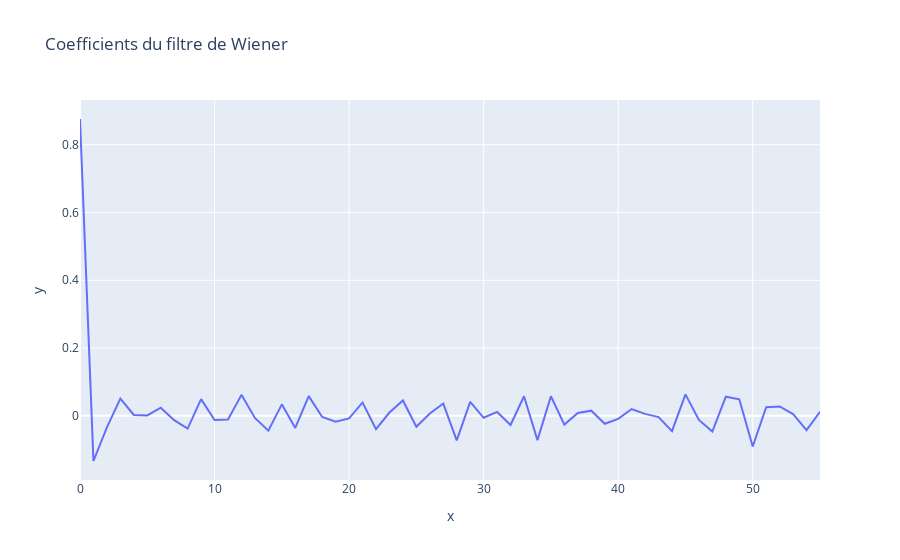

The notebook cell this image was saved under:
### Markdown cell above
#### Identification du modèle AR(M)

### Code cell
M = 56
# matrice du systeme lineaire
G = toeplitz(Gam[K:K+M+1])
b = np.zeros(M+1)
b[0] = 1
# solution du systeme G.Phi = b
Phi = np.linalg.pinv(G) @ b
# coefficients du filtre de Wiener
h = -Phi/Phi[0]
#ATTENTION il reste le 1 de la premiere ligne que nous voulons enlever
# Suppression de la première ligne
h = h[1:] # Garde toutes les lignes sauf la première
# Puissance de l'erreur
sigma = 1 / Phi[0]
print(f"Puissance de l'erreur : {sigma}")
DF_h = pd.DataFrame({'x':np.linspace(0,M-1, M), 'y':h, 'legende':'h'})
fig6 = px.line(DF_h, x='x', y='y', title="Coefficients du filtre de Wiener")
fig6.show()

### Figure 1 — Plotly figure (JSON) as saved in the notebook; plotly's stock layout.template omitted (floating-point values rounded to 4 significant figures)
{"data": [{"hovertemplate": "x=%{x}<br>y=%{y}<extra></extra>", "legendgroup": "", "line": {"color": "#636efa", "dash": "solid"}, "marker": {"symbol": "circle"}, "mode": "lines", "name": "", "orientation": "v", "showlegend": false, "type": "scatter", "x": [0, 1, 2, 3, 4, 5, 6, 7, 8, 9, 10, 11, 12, 13, 14, 15, 16, 17, 18, 19, 20, 21, 22, 23, 24, 25, 26, 27, 28, 29, 30, 31, 32, 33, 34, 35, 36, 37, 38, 39, 40, 41, 42, 43, 44, 45, 46, 47, 48, 49, 50, 51, 52, 53, 54, 55], "xaxis": "x", "y": [0.8759, -0.1333, -0.03404, 0.05095, 0.002689, 0.001043, 0.0239, -0.01264, -0.0378, 0.04933, -0.01256, -0.01085, 0.06185, -0.006211, -0.04391, 0.03386, -0.03585, 0.05825, -0.003384, -0.01739, -0.007793, 0.03949, -0.03927, 0.009806, 0.04544, -0.03241, 0.00713, 0.03623, -0.07257, 0.04139, -0.005787, 0.01149, -0.02716, 0.05773, -0.07174, 0.0579, -0.02583, 0.008536, 0.01527, -0.02329, -0.008823, 0.02015, 0.005792, -0.003704, -0.04526, 0.06335, -0.01202, -0.04639, 0.05648, 0.04875, -0.09061, 0.0255, 0.0277, 0.005238, -0.04193, 0.01214], "yaxis": "y"}], "layout": {"legend": {"tracegroupgap": 0}, "title": {"text": "Coefficients du filtre de Wiener"}, "xaxis": {"anchor": "y", "domain": [0, 1], "title": {"text": "x"}}, "yaxis": {"anchor": "x", "domain": [0, 1], "title": {"text": "y"}}}}
